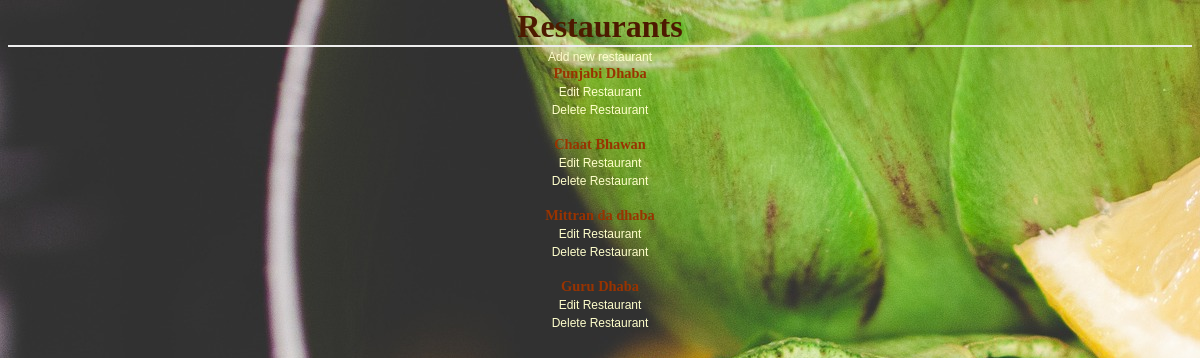
The app's page /restaurants with its own data.
### database_setup.py (models this page shows, shortened)
class Restaurant(Base):
    __tablename__ = 'restaurant'
    name = Column(String(80),nullable =False)
    id = Column(Integer, primary_key = True)

### finalproject.py (the view)
@app.route('/')
@app.route('/restaurants')
def showRestaurants():
    restaurants = session.query(Restaurant)
    if(restaurants):
        return render_template('restaurants.html',restaurants = restaurants)
    else:
        return render_template('nodatafound.html', message = "No restaurants found in the database")
    return "This page will show many restaurants"

### templates/restaurants.html (shortened to what this page needs)
<!DOCTYPE html>
<html lang="en" dir="ltr">
  <head>
    <link rel=stylesheet type=text/css href="{{ url_for('static', filename='styles.css') }}">
  </head>
  <body>
    <h1>Restaurants</h1>
    <a href="{{url_for('newRestaurant')}}">Add new restaurant</a>
    {%for i in restaurants%}
    <div>
      <a href="{{url_for('showMenu',restaurant_id=i.id)}}"><h2>{{i.name}}</h2></a>
      <a href="{{url_for('editRestaurant',restaurant_id = i.id)}}">Edit Restaurant</a><br>
      <a href="{{url_for('deleteRestaurant',restaurant_id = i.id)}}">Delete Restaurant</a>
      <br><br>
    </div>
    {%endfor%}
  </body>
</html>

### static/styles.css (style rules this page uses)
body { font-family: sans-serif; background-color: #333333; background-image: url('images/artichokes-1246858_1920.jpg'); text-align: center; }
h1 { color:#4d1a00; }
h2 { color:#993300; }
h1, h2 { font-family: 'Georgia', serif; margin: 0; }
h1 { border-bottom: 2px solid #eee; }
h2 { font-size: 1.2em; }
a { text-decoration: none; color:#FFFFCC; font-size: .75em; }

### records on screen
Restaurant: name "Punjabi Dhaba"
Restaurant: name "Chaat Bhawan"
Restaurant: name "Mittran da dhaba"
Restaurant: name "Guru Dhaba"
